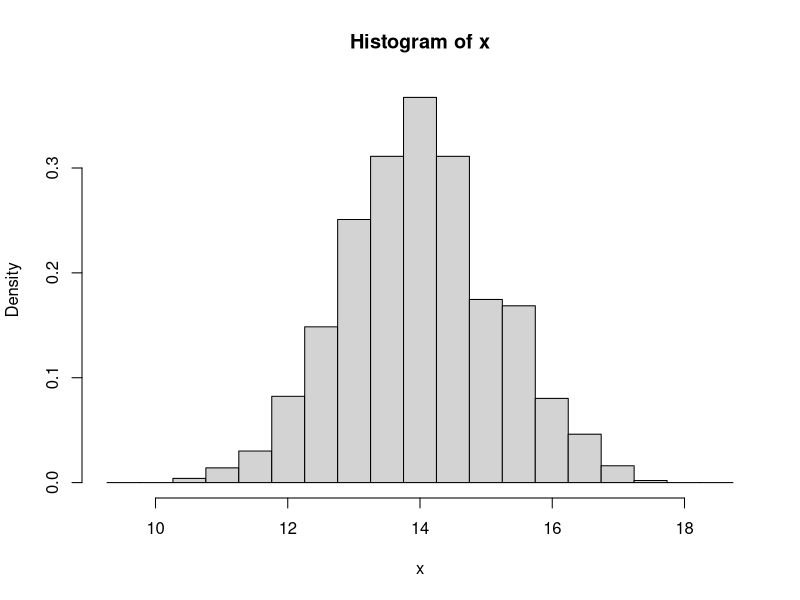
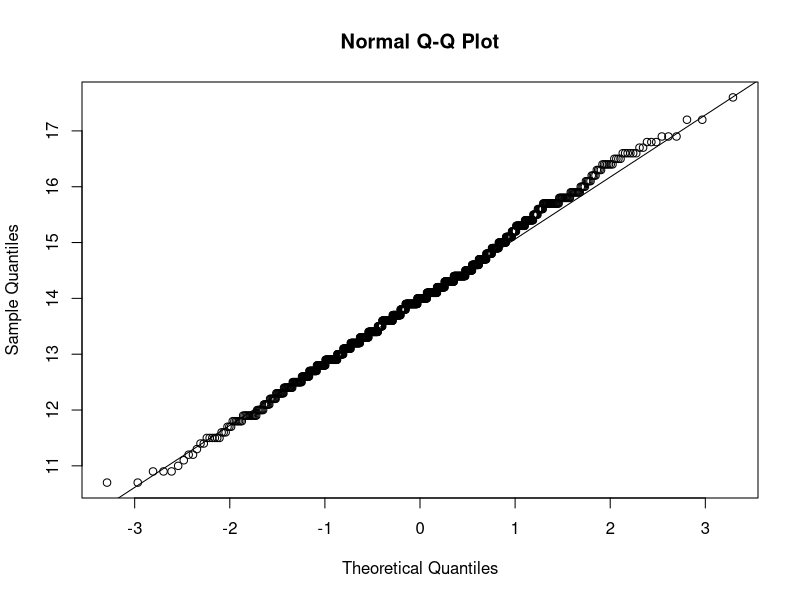
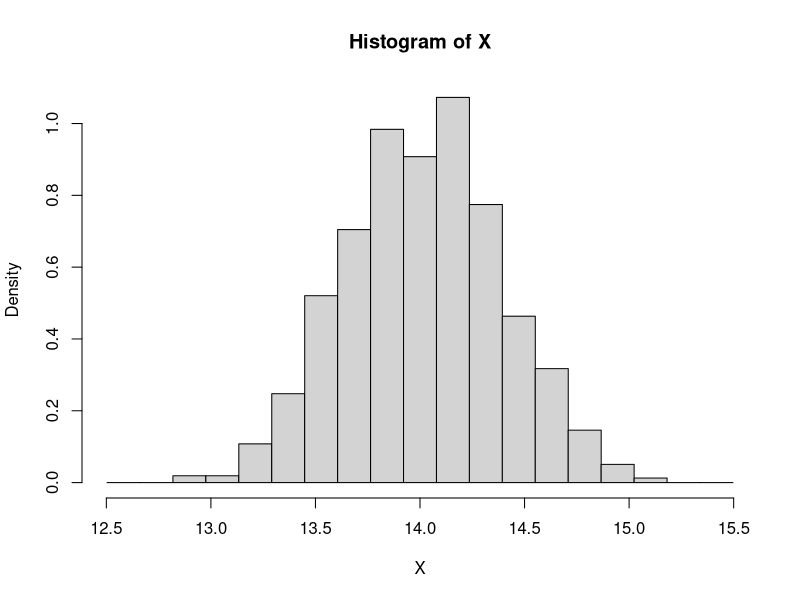
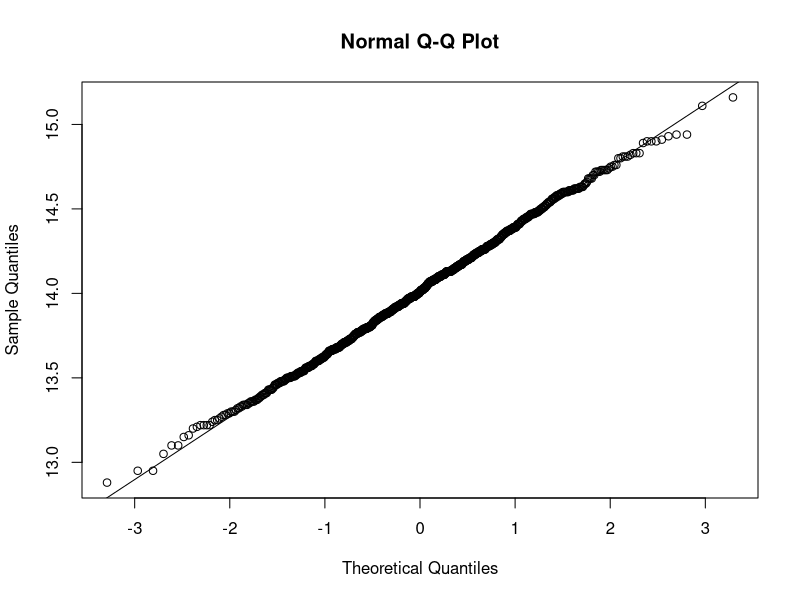
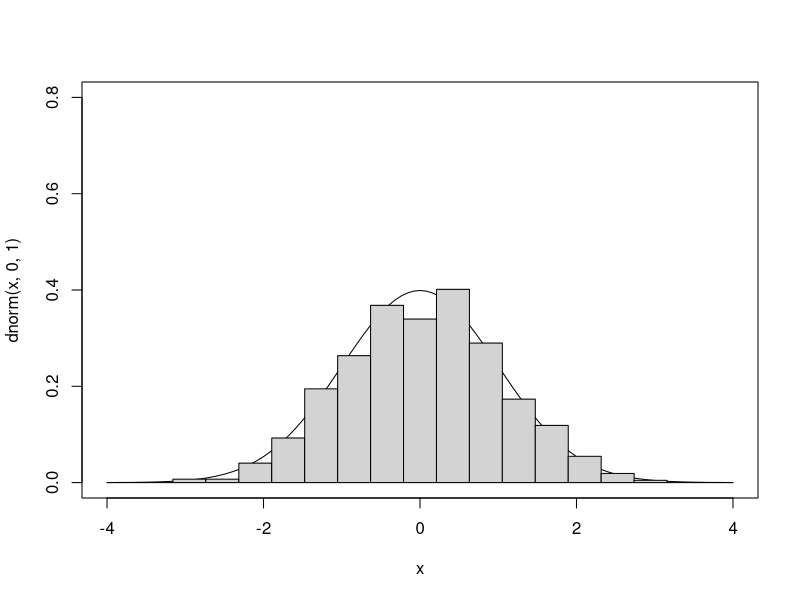
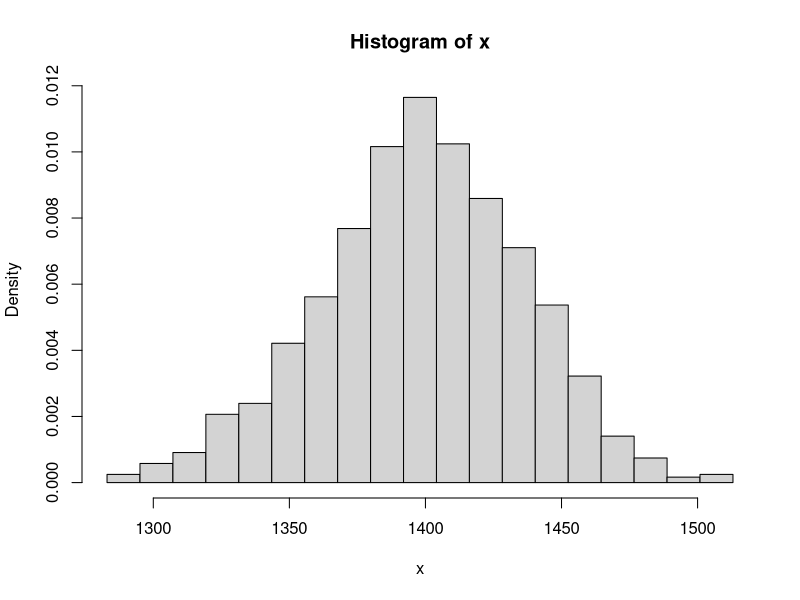
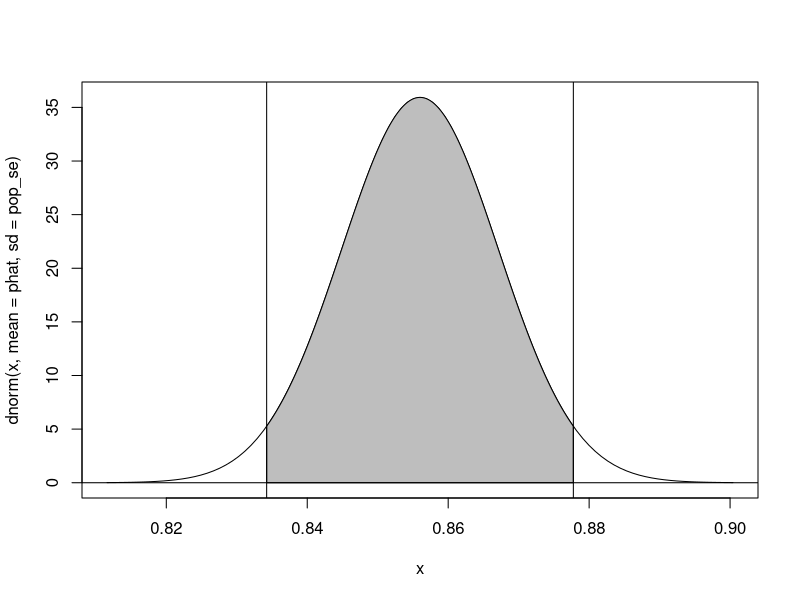

R code for these plots, in order:
## ---- chunk 1
knitr::opts_chunk$set(echo = TRUE)
## ---- chunk 2
n <- 1000
mu <- 3.5
sigma <- 4
v <- rnorm(n, mu, sigma)
s <- sample(v, size = 30, replace = FALSE)
m <- mean(s)
m
## ---- chunk 3
sd <- sd(s)
sd
## ---- chunk 4
sem <- sd(s)/sqrt(length(s))
sem
## ---- chunk 5
lower <- m - qnorm(1 - 0.05/2) * sem  # (1-alpha)/2 each in the upper and lower tails of the distribution
upper <- m + qnorm(1 - 0.05/2) * sem  # (1-alpha)/2 each in the upper and lower tails of the distribution
ci <- c(lower, upper)
ci
## ---- chunk 6
#setting up the sample expectations
lambda <- 14
n <- 10
pop_se <- sqrt(lambda/n)  # the estimated SE
pop_se
## ---- chunk 7
#Generating the samples and a histogram of the 1000 samples
x <- NULL
for (i in 1:1000) {
    x[i] <- mean(rpois(n = n, lambda = lambda))
}
hist(x, breaks = seq(from = lambda - 4 * sqrt(lambda)/sqrt(n), to = lambda +
    4 * sqrt(lambda)/sqrt(n), length.out = 20), probability = TRUE)
## ---- chunk 8
#calculating the st dev of the samples
sd <- sd(x)
sd
#should be close to the pop_se
## ---- chunk 9
qqnorm(x)
qqline(x)
## ---- chunk 10
#setting up the sample expectations
LAMBDA <- 14
N <- 100
POP_SE <- sqrt(LAMBDA/N)  # the estimated SE
POP_SE
## ---- chunk 11
#Generating the samples and a histogram of the 1000 samples
X <- NULL
for (i in 1:1000) {
    X[i] <- mean(rpois(n = N, lambda = LAMBDA))
}
hist(X, breaks = seq(from = LAMBDA - 4 * sqrt(LAMBDA)/sqrt(N), to = LAMBDA +
    4 * sqrt(LAMBDA)/sqrt(N), length.out = 20), probability = TRUE)
## ---- chunk 12
#calculating the st dev of the samples
SD <- sd(X)
SD
#should be close to the POP_SE
## ---- chunk 13
qqnorm(X)
qqline(X)
## ---- chunk 14
curve(dnorm(x, 0, 1), -4, 4, ylim = c(0, 0.8))
Z <- (X - LAMBDA)/POP_SE
hist(Z, breaks = seq(from = -4, to = 4, length.out = 20), probability = TRUE,
    add = TRUE)
## ---- chunk 15
n <- 100
x <- NULL
for (i in 1:1000) {
    x[i] <- sum(rpois(n = n, lambda = lambda))
}
hist(x, breaks = seq(min(x), max(x), length.out = 20), probability = TRUE)
## ---- chunk 16
n <- 1000 #sample size
x <- 856 #number of successes
phat <- x/n  # our estimate of pi
phat
## ---- chunk 17
n * phat
## ---- chunk 18
n * (1 - phat)
## ---- chunk 19
pop_se <- sqrt((phat) * (1 - phat)/n)
pop_se
## ---- chunk 20
curve(dnorm(x, mean = phat, sd = pop_se), phat - 4 * pop_se, phat + 4 * pop_se)
upper <- phat + qnorm(0.975) * pop_se
lower <- phat - qnorm(0.975) * pop_se
ci <- c(lower, upper)
polygon(cbind(c(ci[1], seq(from = ci[1], to = ci[2], length.out = 1000), ci[2]),
    c(0, dnorm(seq(from = ci[1], to = ci[2], length.out = 1000), mean = phat,
        sd = pop_se), 0)), border = "black", col = "gray")
abline(v = ci)
abline(h = 0)
upper
lower
